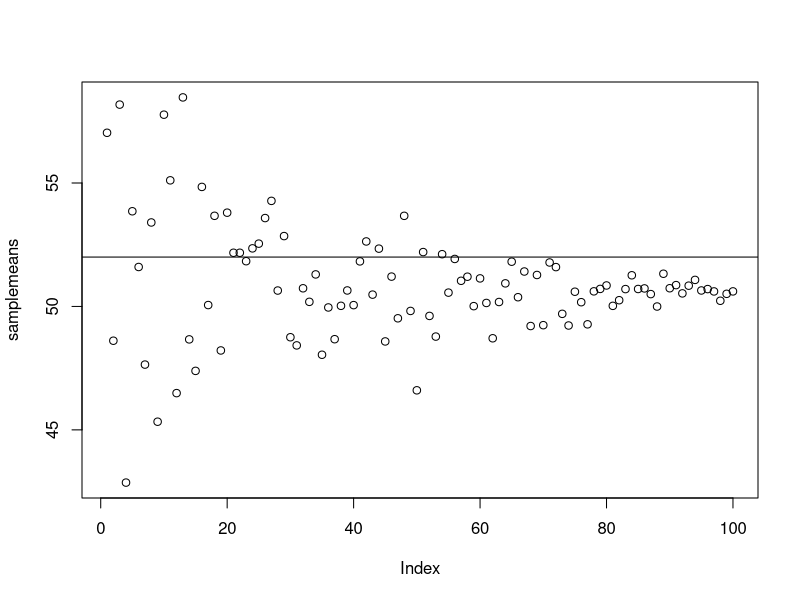
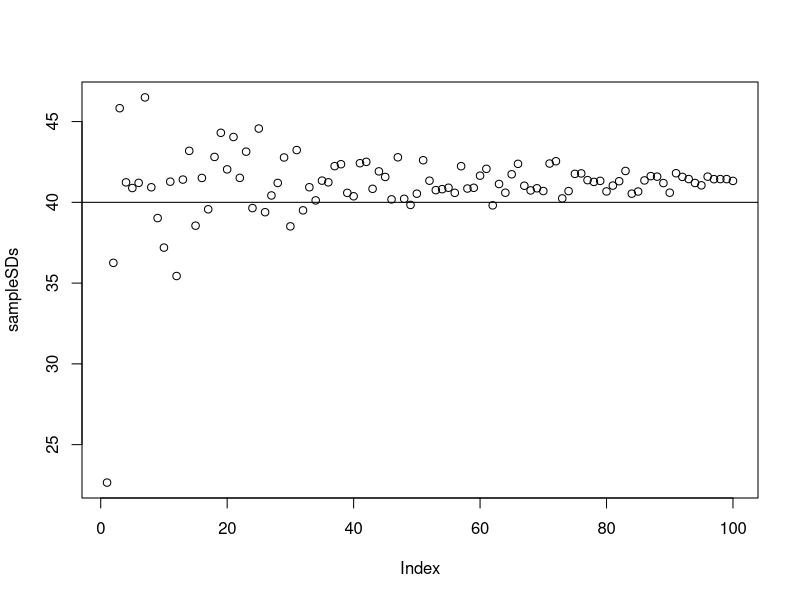
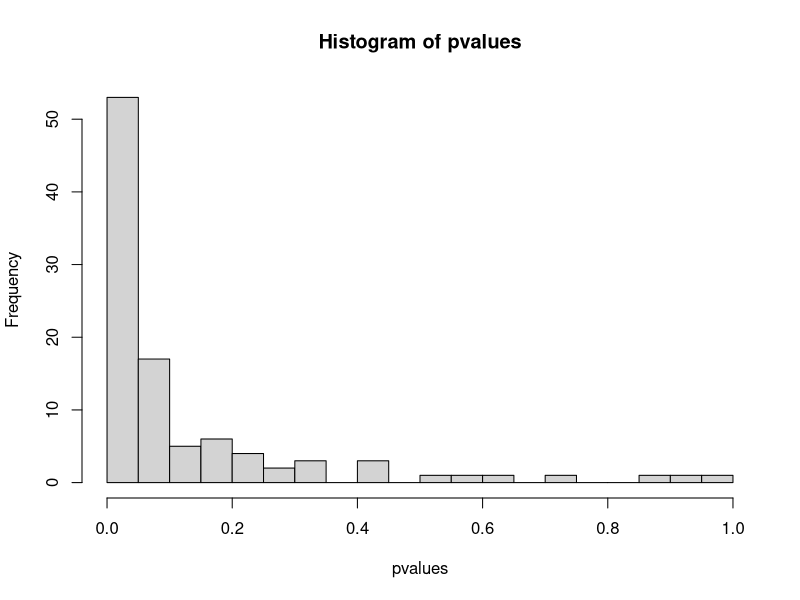

The R source for these figures, in order: (Note: this script raises an error after producing the figures.)
##Exercise 1

population <- rnorm(1000, 52, 40) 
population
samplemeans <- vector(length=100) 
sampleSDs <- vector(length=100) 

for(i in 1:100){ 
  y <- sample(population, i*10) 
  samplemeans[i] <- mean(y) 
  sampleSDs[i] <- sd(y) 
}
samplemeans
sampleSDs

populateion1 <- rnorm(1000,50,42)
sampleMeans1 <- vector(length=100)
sampleSDS <- vector(length=100)

for (i in 1:100 ){
  y <-sample(population, i*10)
  sampleMeans1[i] <- mean(y)
  sampleSDs[i] <- sd(y)
}

sampleMeans1
sampleSDs

plot(samplemeans)
abline(h=52)
?abline
plot(sampleSDs)
abline(h=40)

##Exercise 2
samplesize <- 200
meanX <- 50
meanY <- 51
sdX <- 5
sdY <- 5
pvalues <- vector(length = 100)

effectSize <- abs(meanX - meanY) / sqrt((( sdX*sdY)+ ( sdX * sdY))/2)
effectSize

for (i in 1:100){
  x <- rnorm(samplesize, meanX, sdX)
  y <- rnorm( samplesize, meanY, sdY)
  
  p <- t.test ( x,y, PAIRED = FALSE)
  pvalues [i] <- p$p.value
  
}
p
hist(pvalues,breaks=20)

length(pvalues[pvalues<0.5])
length(pvalues[pvalues>0.5])




samplesize1<-1000
meanxx <-50
meanxx
meanYY <- 51
sdXX <- 5
sdYY <- 5
pvalues1 <- vector(length=1000)

for (i in 1:1000){
  x <-rnorm(samplesize1, meanXX, sdXX)
  y <- rnorm ( samplesize1, meanYY, sdYY)
  p <- t.test(x,y,PAIRED = FALSE)
  pvalues1[i] = p$p.value
}
pvalues1
hist(pvalues1,breaks=100)
length(pvalues1[pvalues1<0.5])
length(pvalues1[pvalues1>0.5])
pvalues1[pvalues1<0.5]

##R Power function
power.t.test(power = .80, delta = 0.5, type="two.sample")

power.t.test(n=100 , d = 0.5 , sig.level = 0.05 , type = 
             c("two.sample")) 


power.t.test(n=200 , d = 0.5 , sig.level = 0.05 , type = 
               c("two.sample")) 


##Playing with Run Data:
inputdata

plot(inputdata$FirstRun,  inputdata$SecondRun)
reg1 <- lm(inputdata$SecondRun~inputdata$FirstRun)
?lm
abline(reg1)
title("Run stats")


## Correlation Coeffient
cor(inputdata$FirstRun, inputdata$SecondRun)

cor.test(inputdata$FirstRun, inputdata$SecondRun)


inputdata$runDiff <- inputdata$SecondRun - inputdata$FirstRun
inputdata

y <- inputdata$FirstRun[inputdata$FirstRun>30]
length(y)


t.test(inputdata$FirstRun, inputdata$SecondRun, PAIRED = TRUE)
# Simple Bar Plot
counts <- table(mtcars$gear)
barplot(counts, main="Car Distribution",
        xlab="Number of Gears")
